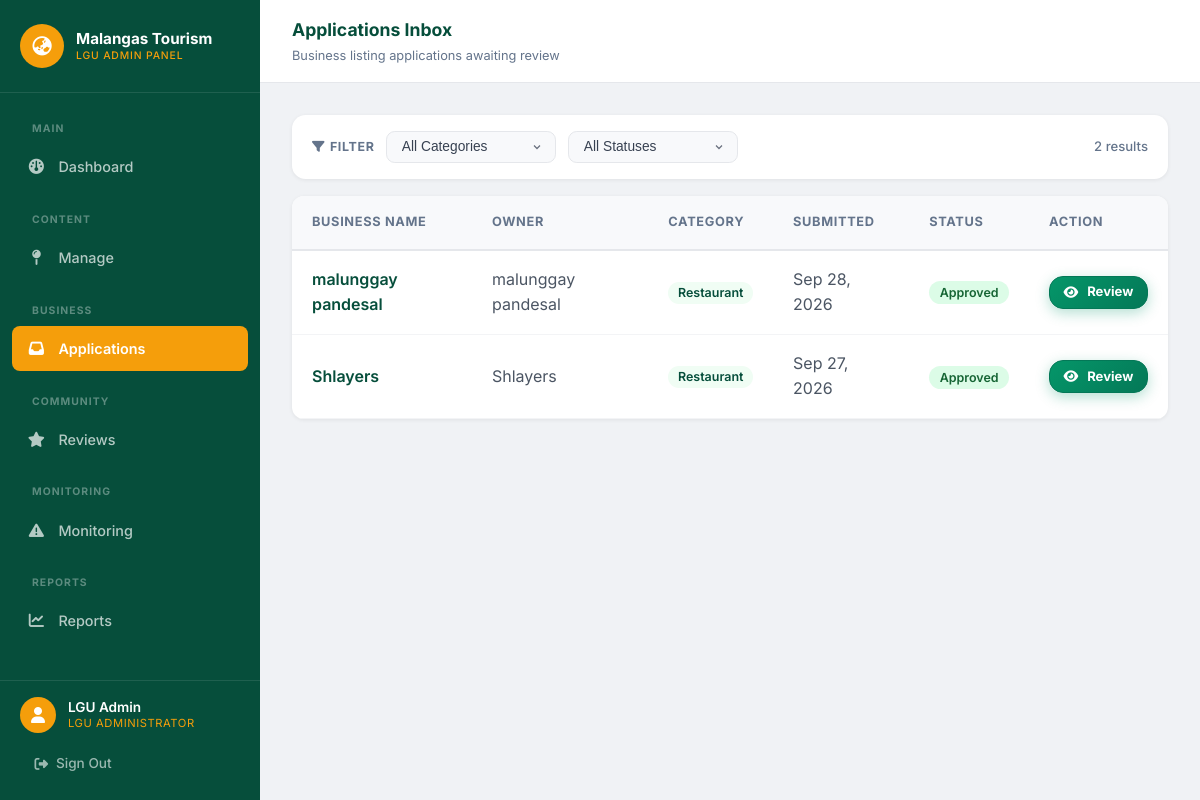
Screenshot of /lgu/applications (signed in) with the database file from the repository.
### tables this page shows
CREATE TABLE `spots` (
  `id` int(11) NOT NULL AUTO_INCREMENT,
  `owner_user_id` int(11) DEFAULT NULL,
  `name` varchar(255) NOT NULL,
  `category_id` int(11) NOT NULL,
  `description` text DEFAULT NULL,
  `barangay` varchar(255) DEFAULT NULL,
  `latitude` decimal(10,8) NOT NULL,
  `longitude` decimal(11,8) NOT NULL,
  `contact_number` varchar(100) DEFAULT NULL,
  `fb_link` varchar(255) DEFAULT NULL,
  `hours` varchar(255) DEFAULT NULL,
  `price_range` varchar(100) DEFAULT NULL,
  `bir_number` varchar(100) DEFAULT NULL,
  `business_permit` varchar(255) DEFAULT NULL,
  `operational_status` enum('open','closed','temp_closed','maintenance') NOT NULL DEFAULT 'open',
  `status` enum('pending','approved','rejected','needs_revision') NOT NULL DEFAULT 'pending',
  `source` enum('lgu','business') NOT NULL,
  `rejection_reason` text DEFAULT NULL,
  `reviewed_by` int(11) DEFAULT NULL,
  `reviewed_at` timestamp NULL DEFAULT NULL,
  `created_at` timestamp NOT NULL DEFAULT current_timestamp(),
  `updated_at` timestamp NOT NULL DEFAULT current_timestamp() ON UPDATE current_timestamp(),
  `monitor_status` enum('normal','warning','under_renovation','improved') NOT NULL DEFAULT 'normal',
  `monitor_note` text DEFAULT NULL,
  `warning_sent_at` datetime DEFAULT NULL,
  `improvement_deadline` datetime DEFAULT NULL,
  `monitor_last_triggered_at` datetime DEFAULT NULL,
  `renovation_note` text DEFAULT NULL,
  `renovation_proof_path` text DEFAULT NULL,
  `monitor_submission_status` enum('pending','approved','declined','none') NOT NULL DEFAULT 'none',
  `monitor_submission_reason` text DEFAULT NULL,
  `monitor_decline_reason` text DEFAULT NULL,
  `monitor_reviewed_at` datetime DEFAULT NULL,
  `monitor_submitted_at` datetime DEFAULT NULL,
  PRIMARY KEY (`id`),
  KEY `owner_user_id` (`owner_user_id`),
  KEY `category_id` (`category_id`),
  KEY `reviewed_by` (`reviewed_by`),
  CONSTRAINT `spots_ibfk_1` FOREIGN KEY (`owner_user_id`) REFERENCES `users` (`id`) ON DELETE SET NULL,
  CONSTRAINT `spots_ibfk_2` FOREIGN KEY (`category_id`) REFERENCES `categories` (`id`),
  CONSTRAINT `spots_ibfk_3` FOREIGN KEY (`reviewed_by`) REFERENCES `users` (`id`) ON DELETE SET NULL
);

CREATE TABLE `users` (
  `id` int(11) NOT NULL AUTO_INCREMENT,
  `name` varchar(255) NOT NULL,
  `email` varchar(255) NOT NULL,
  `phone` varchar(50) DEFAULT NULL,
  `password_hash` varchar(255) NOT NULL,
  `role` enum('lgu','business','tourist') NOT NULL DEFAULT 'tourist',
  `status` enum('active','disabled') NOT NULL DEFAULT 'active',
  `applicant_type` enum('private','public') NOT NULL DEFAULT 'private',
  `created_at` timestamp NOT NULL DEFAULT current_timestamp(),
  `last_monitoring_read_at` datetime DEFAULT NULL,
  PRIMARY KEY (`id`),
  UNIQUE KEY `email` (`email`)
);

CREATE TABLE `categories` (
  `id` int(11) NOT NULL AUTO_INCREMENT,
  `name` varchar(100) NOT NULL,
  `icon` varchar(100) NOT NULL,
  PRIMARY KEY (`id`)
);

### app/views/lgu/applications.php (the view, shortened to what the rows shown need)
<?php
require_once '../app/views/partials/lgu-header.php';
$filterCategory = trim($_GET['category'] ?? '');
$filterStatus   = trim($_GET['status'] ?? '');
?>
<div class="lgu-topbar">
    <div>
        <div class="lgu-topbar-title">Applications Inbox</div>
        <div class="lgu-topbar-breadcrumb">Business listing applications awaiting review</div>
    </div>
</div>
<div class="lgu-page-body">
    <form method="GET" action="<?= BASE_URL ?>/lgu/applications" id="applicationsFilterForm">
        <div class="app-filter-bar">
            <label><i class="fa-solid fa-filter" style="margin-right:0.3rem;"></i>Filter</label>
            <div>
                <select name="category" id="filterCategory"
                        class="app-filter-select <?= $filterCategory ? 'active-filter' : '' ?>"
                        onchange="document.getElementById('applicationsFilterForm').submit()">
                    <option value="">All Categories</option>
                </select>
            </div>
            <div>
                <select name="status" id="filterStatus"
                        class="app-filter-select <?= $filterStatus ? 'active-filter' : '' ?>"
                        onchange="document.getElementById('applicationsFilterForm').submit()">
                    <option value="">All Statuses</option>
                </select>
            </div>
            <span class="app-result-count">
                <?= count($applications) ?> <?= count($applications) === 1 ? 'result' : 'results' ?>
            </span>
        </div>
    </form>
    <div style="background: white; border-radius: 0.75rem; box-shadow: 0 1px 4px rgba(0,0,0,0.07); overflow: hidden;">
        <table style="width: 100%; border-collapse: collapse; text-align: left;">
            <thead>
                <tr style="background: #f8f9fb; border-bottom: 2px solid #e5e7eb;">
                    <th style="padding: 1rem 1.25rem; font-size: 0.8rem; text-transform: uppercase; letter-spacing: 0.05em; color: var(--text-muted); font-weight: 700;">Business Name</th>
                    <th style="padding: 1rem 1.25rem; font-size: 0.8rem; text-transform: uppercase; letter-spacing: 0.05em; color: var(--text-muted); font-weight: 700;">Owner</th>
                    <th style="padding: 1rem 1.25rem; font-size: 0.8rem; text-transform: uppercase; letter-spacing: 0.05em; color: var(--text-muted); font-weight: 700;">Category</th>
                    <th style="padding: 1rem 1.25rem; font-size: 0.8rem; text-transform: uppercase; letter-spacing: 0.05em; color: var(--text-muted); font-weight: 700;">Submitted</th>
                    <th style="padding: 1rem 1.25rem; font-size: 0.8rem; text-transform: uppercase; letter-spacing: 0.05em; color: var(--text-muted); font-weight: 700;">Status</th>
                    <th style="padding: 1rem 1.25rem; font-size: 0.8rem; text-transform: uppercase; letter-spacing: 0.05em; color: var(--text-muted); font-weight: 700;">Action</th>
                </tr>
            </thead>
            <tbody>
                <?php if (empty($applications)): ?>
                    <tr>
                        <td colspan="6" style="padding: 3.5rem; text-align: center; color: var(--text-muted);">
                            <i class="fa-solid fa-inbox" style="font-size: 2rem; margin-bottom: 0.5rem; display: block;"></i>
                            <?= ($filterCategory || $filterStatus) ? 'No applications match the selected filters.' : 'No applications yet.' ?>
                        </td>
                    </tr>
                <?php else: ?>
                    <?php foreach ($applications as $app): ?>
                        <?php
                            $statusColors = [
                                'pending'        => ['bg' => '#fef3c7', 'text' => '#92400e'],
                                'approved'       => ['bg' => '#dcfce7', 'text' => '#166534'],
                                'rejected'       => ['bg' => '#fee2e2', 'text' => '#991b1b'],
                                'needs_revision' => ['bg' => '#dbeafe', 'text' => '#1e40af'],
                            ];
                            $sc = $statusColors[$app['status']] ?? ['bg' => '#f3f4f6', 'text' => '#374151'];
                        ?>
                        <tr style="border-bottom: 1px solid #f3f4f6; transition: background 0.15s;" onmouseover="this.style.background='#f8f9fb'" onmouseout="this.style.background='white'">
                            <td style="padding: 1rem 1.25rem; font-weight: 600; color: var(--primary-dark);">
                                <?= htmlspecialchars($app['name']) ?>
                            </td>
                            <td style="padding: 1rem 1.25rem; color: #4b5563;"><?= htmlspecialchars($app['business_name']) ?></td>
                            <td style="padding: 1rem 1.25rem;">
                                <span style="background: #f0fdf4; color: var(--primary-dark); padding: 0.2rem 0.6rem; border-radius: 999px; font-size: 0.78rem; font-weight: 600; white-space: nowrap;">
                                    <?= htmlspecialchars($app['category_name']) ?>
                                </span>
                            </td>
                            <td style="padding: 1rem 1.25rem; color: #4b5563;"><?= date('M d, Y', strtotime($app['created_at'])) ?></td>
                            <td style="padding: 1rem 1.25rem;">
                                <span style="background: <?= $sc['bg'] ?>; color: <?= $sc['text'] ?>; padding: 0.25rem 0.65rem; border-radius: 999px; font-size: 0.78rem; font-weight: 600; text-transform: capitalize;">
                                    <?= htmlspecialchars(str_replace('_', ' ', $app['status'])) ?>
                                </span>
                            </td>
                            <td style="padding: 1rem 1.25rem;">
                                <a href="<?= BASE_URL ?>/lgu/applications/<?= $app['id'] ?>" class="btn btn-primary" style="padding: 0.35rem 0.85rem; font-size: 0.82rem;">
                                    <i class="fa-solid fa-eye"></i> Review
                                </a>
                            </td>
                        </tr>
                    <?php endforeach; ?>
                <?php endif; ?>
            </tbody>
        </table>
    </div>
</div>
<?php require_once '../app/views/partials/lgu-footer.php'; ?>

### app/core/Router.php (shortened to what the rows shown need)
<?php
class Router {
    private $routes = [];
    public function add($method, $route, $controller, $action) {
        $route = trim($route, '/');
        $this->routes[] = [
            'method' => strtoupper($method),
            'route' => $route,
            'controller' => $controller,
            'action' => $action
        ];
    }
    public function dispatch($url, $method) {
        $url = trim($url, '/');
        $method = strtoupper($method);
        foreach ($this->routes as $route) {
            if ($route['method'] === $method || $route['method'] === 'ANY') {
                $pattern = preg_replace('/\{([a-zA-Z0-9_]+)\}/', '(?P<\1>[a-zA-Z0-9_-]+)', $route['route']);
                $pattern = "@^" . $pattern . "$@D";
                if (preg_match($pattern, $url, $matches)) {
                    $params = [];
                    $controller = new $route['controller']();
                    call_user_func_array([$controller, $route['action']], $params);
                    return;
                }
            }
        }
    }
}

### rows the page displays
spots: name "malunggay pandesal", owner_user.name "malunggay pandesal", category.name "Restaurant", created_at "Sep 28, 2026", status "Approved"
spots: name "Shlayers", owner_user.name "Shlayers", category.name "Restaurant", created_at "Sep 27, 2026", status "Approved"

### other values shown
count($applications) "2"
